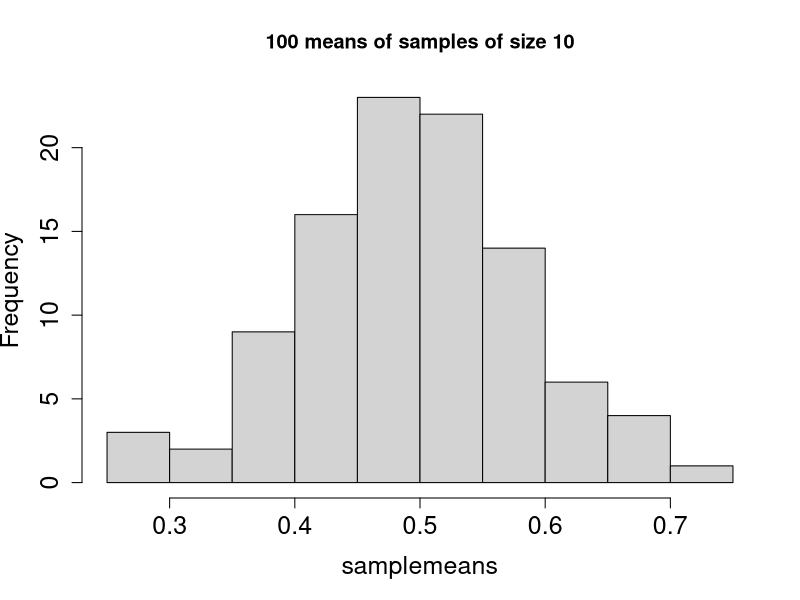
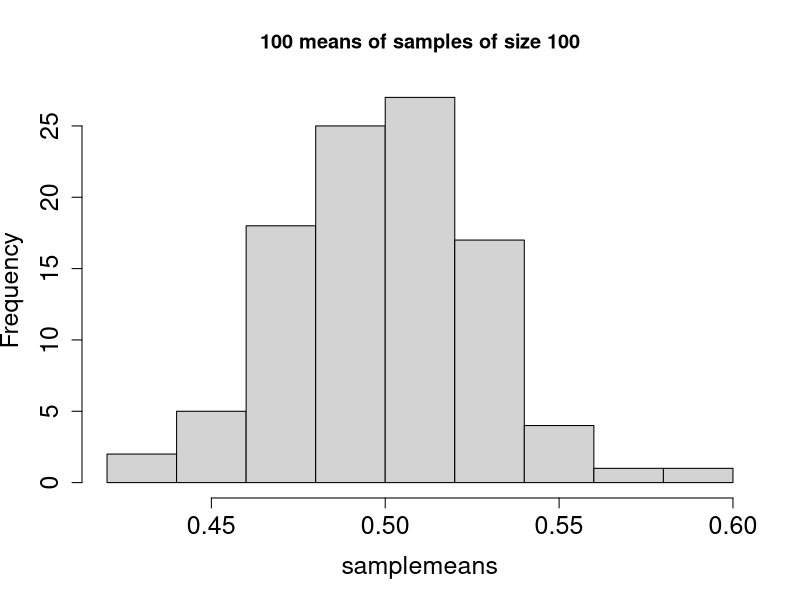
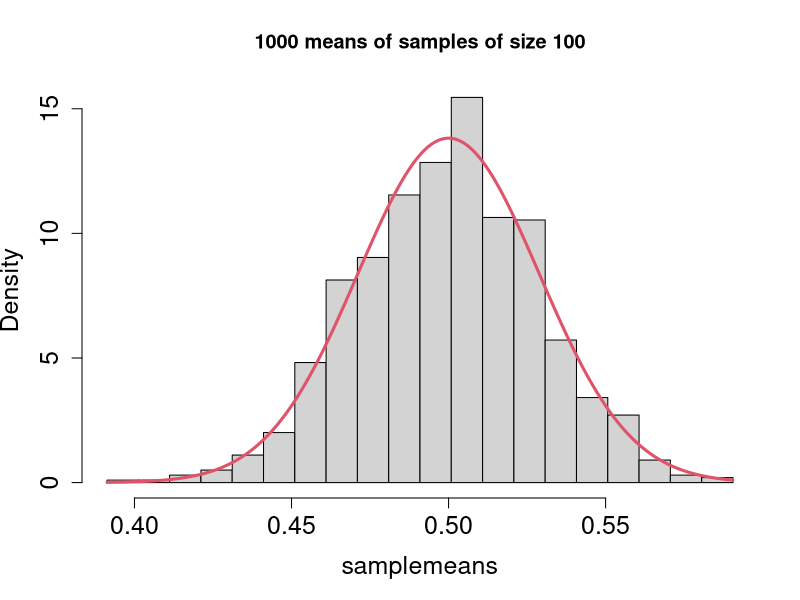
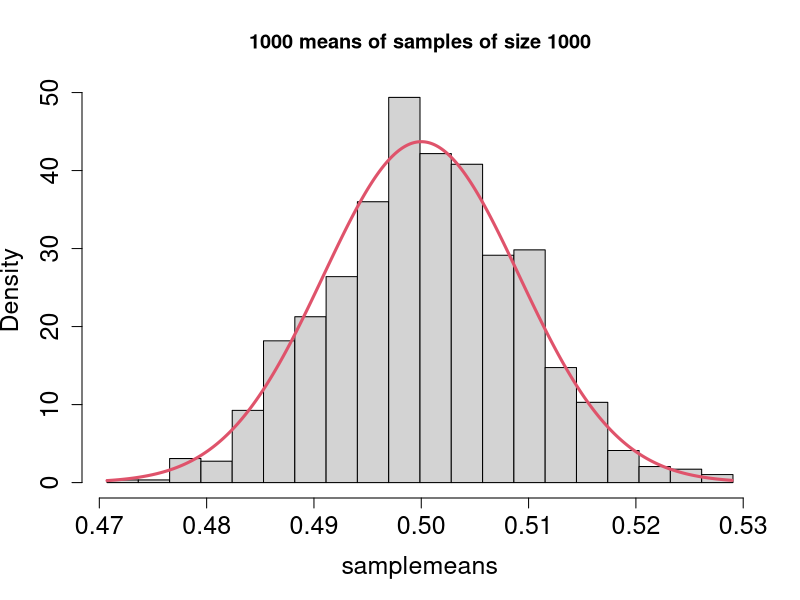

Here is the R script that generated these plots, in order:
## ---- chunk 1
sample <- runif(10)
print(sample)
mean(sample)
sample <- runif(10)
print(sample)
mean(sample)
## ---- chunk 2
numsamples <- 100
samplemeans<-rep(NA, numsamples)
samplesize<-10
for (i in 1:numsamples) {
 	sample <- runif(samplesize)
	samplemeans[i] <- mean(sample)
}
title_text <- paste(numsamples, "means of samples of size", samplesize)
hist(samplemeans, main=title_text,cex.axis=1.5,cex.lab=1.5)

samplemeans<-rep(NA, numsamples)
samplesize<-100
for (i in 1:numsamples) {
 	sample <- runif(samplesize)
	samplemeans[i] <- mean(sample)
}
title_text <- paste(numsamples, "means of samples of size", samplesize)
hist(samplemeans, main=title_text,cex.axis=1.5,cex.lab=1.5)
## ---- chunk 3
numsamples <- 1000
samplemeans<-rep(NA, numsamples)
samplesize<-100
for (i in 1:numsamples) {
 	sample <- runif(samplesize)
	samplemeans[i] <- mean(sample)
}
break_points <- seq(min(samplemeans),max(samplemeans), 
(max(samplemeans)-min(samplemeans))/20)
hist(samplemeans, breaks=break_points, freq=FALSE, cex.axis=1.5,cex.lab=1.5,
main='1000 means of samples of size 100')
sigma<-1/sqrt(12)/sqrt(samplesize)
mu<-0.5
range <- seq(min(samplemeans),max(samplemeans), sigma/100)
lines(range,dnorm(range,mu,sigma),t='l',lwd=3,col=2,lty=1,cex.axis=1.5,cex.lab=1.5)
samplemeans<-rep(NA, numsamples)
samplesize<-1000
for (i in 1:numsamples) {
 	sample <- runif(samplesize)
	samplemeans[i] <- mean(sample)
}
sigma<-1/sqrt(12)/sqrt(samplesize)
break_points <- seq(min(samplemeans),max(samplemeans), 
(max(samplemeans)-min(samplemeans))/20)
hist(samplemeans, breaks=break_points, freq=FALSE, cex.axis=1.5,cex.lab=1.5,
main='1000 means of samples of size 1000')
range <- seq(min(samplemeans),max(samplemeans), sigma/100)
lines(range,dnorm(range,mu,sigma),t='l',lwd=3,col=2,lty=1)
## ---- chunk 4
qnorm(0.5) # the value that divides the density function in two
qnorm(0.95) # the value such that 95% of density is to its left 
## ---- chunk 5
size <- 10 # sample size
alpha <- 0.95 # significance level
sample<-runif(size)
s <- sd(sample)/sqrt(size) # standard error
z <- qnorm((1-alpha)/2) # z-value
left <- mean(sample)+s*z
right <- mean(sample)-s*z
print(right)
print(left)
size <- 100 # sample size
sample<-runif(size)
s <- sd(sample)/sqrt(size) # standard error
z <- qnorm((1-alpha)/2) # z-value
right <- mean(sample)+s*z
left <- mean(sample)-s*z
print(right)
print(left)
